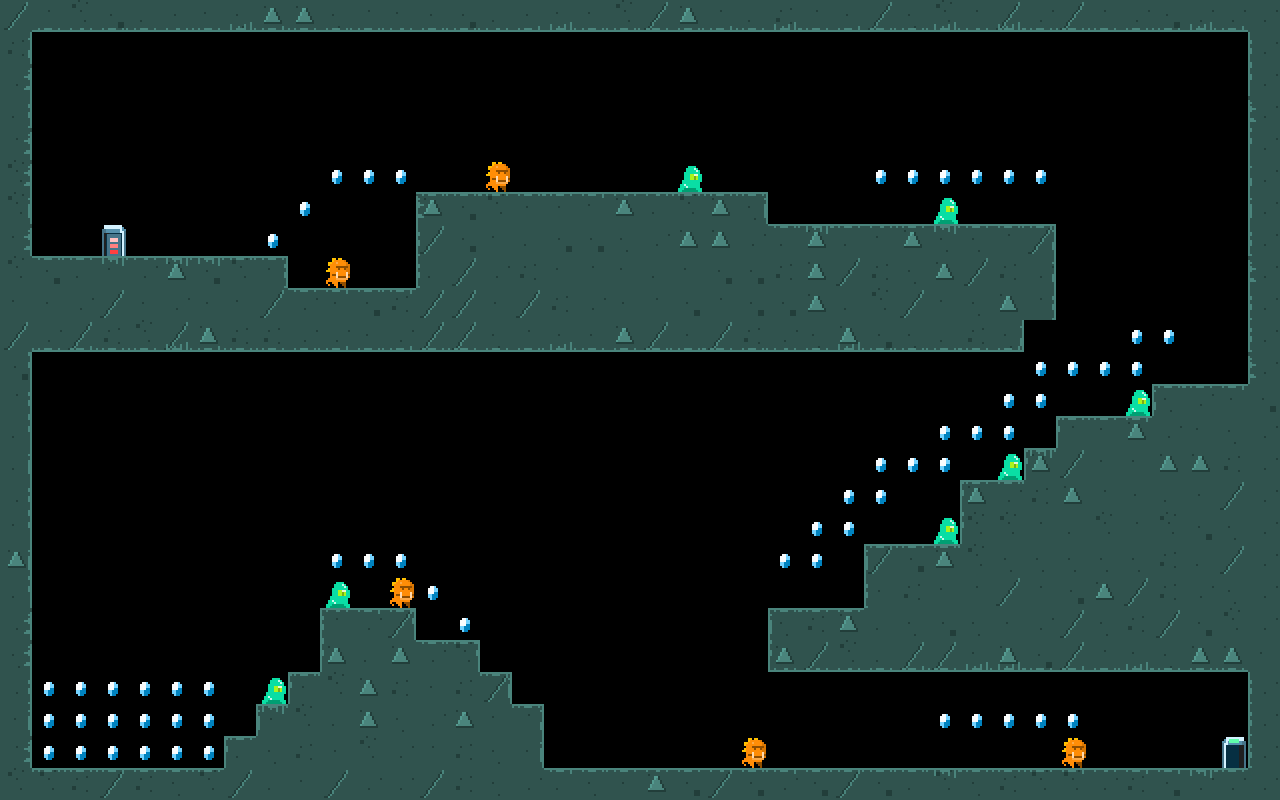

This game map was drawn from its Tiled (.tmx) file and the tilesets committed beside it. A one-line description and the trimmed map source follow:
An orthogonal 40x25 tile map with 32x32 px tiles, 6 tile layers (level2_reference_entities, layer_walls, layer_moss_right, layer_moss_up, ...), 3 tilesets and 9 objects (3x Slime, 2x Jumper, 2x Gem, 2x Door).

<map version="1.10" tiledversion="1.11.2" orientation="orthogonal" renderorder="right-down" width="40" height="25" tilewidth="32" tileheight="32" infinite="0" nextlayerid="9" nextobjectid="12">
 <tileset firstgid="1" name="tileset_walls" tilewidth="32" tileheight="32" tilecount="12" columns="4">
  <image source="../tilesets/tileset_walls.png" width="128" height="96" />
 </tileset>
 <tileset firstgid="13" name="tileset_moss" tilewidth="32" tileheight="32" tilecount="32" columns="8">
  <image source="../tilesets/tileset_moss.png" width="256" height="128" />
 </tileset>
 <tileset firstgid="45" name="tileset_entities" tilewidth="32" tileheight="32" tilecount="6" columns="6">
  <image source="../tilesets/tileset_entities.png" width="192" height="32" />
 </tileset>
 <layer id="7" name="level2_reference_entities" width="40" height="25">
  <data>[1000 cells, 73 non-empty, 5 distinct tile ids]</data>
 </layer>
 <objectgroup id="8" name="level2_entities">
  <object id="1" name="Jumper01" type="Jumper" x="336" y="268">
   <properties>
    <property name="health" type="int" value="2" />
   </properties>
   <point />
  </object>
  <object id="3" name="Jumper02" type="Jumper" x="500" y="181.333">
   <properties>
    <property name="health" type="int" value="2" />
   </properties>
   <point />
  </object>
  <object id="5" name="Slime02" type="Slime" x="946.667" y="217.333">
   <properties>
    <property name="health" type="int" value="2" />
   </properties>
   <point />
  </object>
  <object id="6" name="Slime01" type="Slime" x="698.667" y="168">
   <properties>
    <property name="health" type="int" value="2" />
   </properties>
   <point />
  </object>
  <object id="7" name="Slime03" type="Slime" x="338.667" y="597.333">
   <properties>
    <property name="health" type="int" value="2" />
   </properties>
   <point />
  </object>
  <object id="8" name="Gem02" type="Gem" x="402.667" y="178.667">
   <properties>
    <property name="value" type="int" value="5" />
   </properties>
   <point />
  </object>
  <object id="9" name="Gem01" type="Gem" x="334.667" y="178.667">
   <properties>
    <property name="value" type="int" value="1" />
   </properties>
   <point />
  </object>
  <object id="10" name="Door_Closed" type="Door" x="110.667" y="234.667">
   <properties>
    <property name="isOpen" type="bool" value="false" />
   </properties>
   <point />
  </object>
  <object id="11" name="Door_Opened" type="Door" x="1237.33" y="758.667">
   <properties>
    <property name="isOpen" type="bool" value="true" />
   </properties>
   <point />
  </object>
 </objectgroup>
 <layer id="2" name="layer_walls" width="40" height="25">
  <data>[1000 cells, 370 non-empty, 11 distinct tile ids]</data>
 </layer>
 <layer id="3" name="layer_moss_right" width="40" height="25">
  <data>[1000 cells, 31 non-empty, 8 distinct tile ids]</data>
 </layer>
 <layer id="4" name="layer_moss_up" width="40" height="25">
  <data>[1000 cells, 85 non-empty, 8 distinct tile ids]</data>
 </layer>
 <layer id="5" name="layer_moss_left" width="40" height="25">
  <data>[1000 cells, 31 non-empty, 8 distinct tile ids]</data>
 </layer>
 <layer id="6" name="layer_moss_down" width="40" height="25">
  <data>[1000 cells, 84 non-empty, 8 distinct tile ids]</data>
 </layer>
</map>
